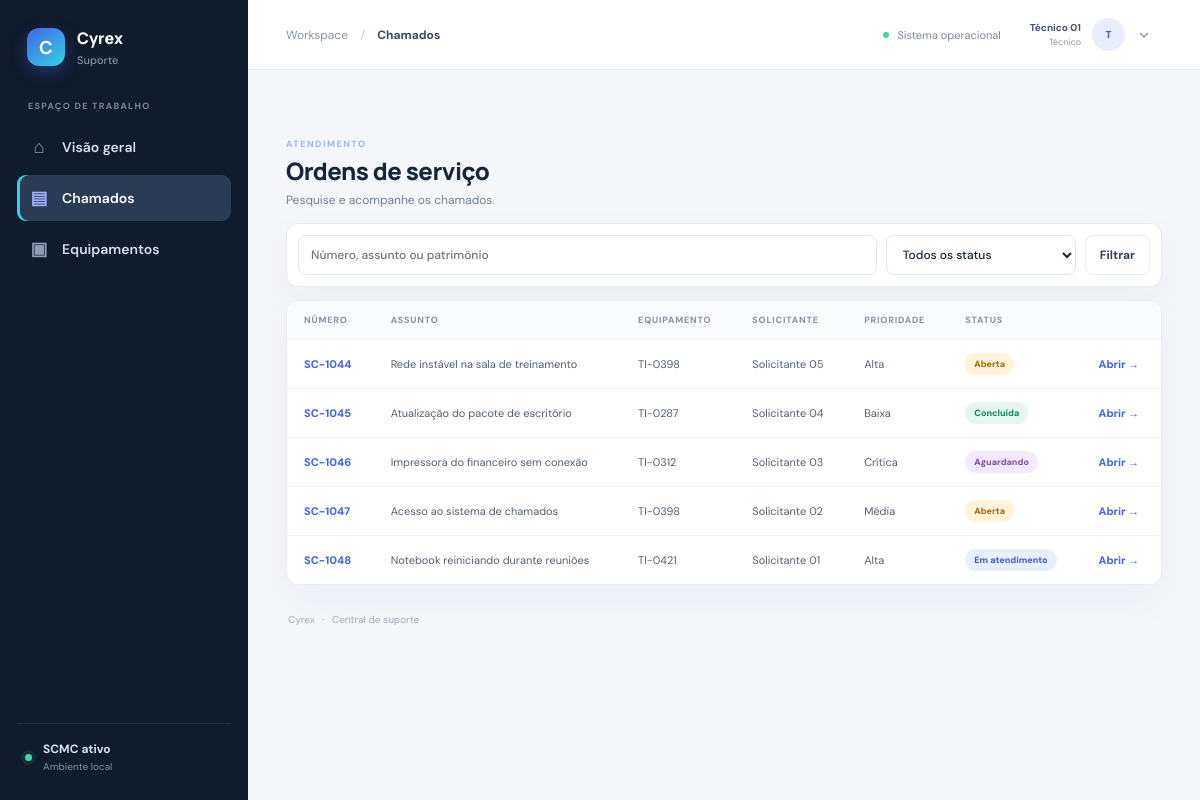
Page /orders (signed in) on the committed database.
### tables this page shows
CREATE TABLE users (
  id INTEGER PRIMARY KEY AUTOINCREMENT,
  name TEXT NOT NULL,
  email TEXT NOT NULL UNIQUE,
  password_hash TEXT NOT NULL DEFAULT '',
  job_title TEXT NOT NULL DEFAULT '',
  sector TEXT NOT NULL DEFAULT '',
  phone TEXT NOT NULL DEFAULT '',
  extension TEXT NOT NULL DEFAULT '',
  role TEXT NOT NULL CHECK(role IN ('Administrador','Técnico','Solicitante')),
  active INTEGER NOT NULL DEFAULT 1 CHECK(active IN (0,1)),
  created_at TEXT NOT NULL DEFAULT CURRENT_TIMESTAMP
);

CREATE TABLE service_orders (
  id INTEGER PRIMARY KEY AUTOINCREMENT,
  number TEXT NOT NULL UNIQUE,
  title TEXT NOT NULL,
  description TEXT NOT NULL,
  priority TEXT NOT NULL DEFAULT 'Média' CHECK(priority IN ('Baixa','Média','Alta','Crítica')),
  status TEXT NOT NULL DEFAULT 'Aberta' CHECK(status IN ('Aberta','Em atendimento','Aguardando','Concluída','Cancelada')),
  opened_at TEXT NOT NULL,
  updated_at TEXT NOT NULL,
  closed_at TEXT,
  solution TEXT NOT NULL DEFAULT '',
  requester_id INTEGER NOT NULL REFERENCES users(id) ON DELETE RESTRICT,
  technician_id INTEGER REFERENCES users(id) ON DELETE RESTRICT,
  equipment_id INTEGER NOT NULL REFERENCES equipment(id) ON DELETE RESTRICT
);

CREATE TABLE equipment (
  id INTEGER PRIMARY KEY AUTOINCREMENT,
  asset_tag TEXT NOT NULL UNIQUE,
  category TEXT NOT NULL,
  brand TEXT NOT NULL DEFAULT '',
  model TEXT NOT NULL DEFAULT '',
  serial TEXT NOT NULL DEFAULT '',
  description TEXT NOT NULL DEFAULT '',
  location TEXT NOT NULL DEFAULT '',
  status TEXT NOT NULL DEFAULT 'Ativo' CHECK(status IN ('Ativo','Em manutenção','Inativo')),
  created_at TEXT NOT NULL DEFAULT CURRENT_TIMESTAMP
);

### app.py (the view)
@app.route("/orders")
def orders():
    db=get_db(); q=request.args.get("q","").strip(); status=request.args.get("status","")
    sql="""SELECT o.*,e.asset_tag,u.name requester, t.name technician FROM service_orders o
      JOIN equipment e ON e.id=o.equipment_id JOIN users u ON u.id=o.requester_id
      LEFT JOIN users t ON t.id=o.technician_id WHERE 1=1"""
    args=[]
    if g.user["role"] == "Solicitante":
        sql += " AND o.requester_id=?"
        args.append(g.user["id"])
    if q: sql+=" AND (o.number LIKE ? OR o.title LIKE ? OR e.asset_tag LIKE ?)"; args += [f"%{q}%"]*3
    if status: sql+=" AND o.status=?"; args.append(status)
    sql+=" ORDER BY o.id DESC"
    rows=db.execute(sql,args).fetchall()
    return render_template("orders.html",rows=rows,q=q,status=status,statuses=["Aberta","Em atendimento","Aguardando","Concluída","Cancelada"])

### app.py (called while the page is built)
def get_db():
    if "db" not in g:
        g.db = sqlite3.connect(DATABASE)
        g.db.row_factory = sqlite3.Row
        g.db.execute("PRAGMA foreign_keys = ON")
    return g.db

@app.context_processor
def inject_current_user():
    appearance = dict(DEFAULT_APPEARANCE)
    if g.user:
        appearance.update(dict(get_db().execute("SELECT key,value FROM appearance_settings")))
    return {"current_user": g.user, "appearance": appearance}

### templates/orders.html
{% extends 'base.html' %}{% block title %}Chamados | Cyrex{% endblock %}{% block section %}Chamados{% endblock %}{% block content %}<div class="section-head"><div><span class="eyebrow">ATENDIMENTO</span><h1>Ordens de serviço</h1><p>Pesquise e acompanhe os chamados.</p></div>{% if current_user.role != 'Técnico' %}<a class="btn primary" href="{{ url_for('order_new') }}">＋ Abrir chamado</a>{% endif %}</div><form class="filter card" method="get"><input name="q" placeholder="Número, assunto ou patrimônio" value="{{ q }}"><select name="status"><option value="">Todos os status</option>{% for st in statuses %}<option {{ 'selected' if status==st }}>{{ st }}</option>{% endfor %}</select><button class="btn">Filtrar</button></form><div class="card table-wrap"><table><thead><tr><th>Número</th><th>Assunto</th><th>Equipamento</th><th>Solicitante</th><th>Prioridade</th><th>Status</th><th></th></tr></thead><tbody>{% for r in rows %}<tr><td><a class="link" href="{{ url_for('order_detail',item_id=r.id) }}">{{ r.number }}</a></td><td>{{ r.title }}</td><td>{{ r.asset_tag }}</td><td>{{ r.requester }}</td><td>{{ r.priority }}</td><td><span class="badge {{ r.status|lower|replace(' ','-') }}">{{ r.status }}</span></td><td><a class="text-link" href="{{ url_for('order_detail',item_id=r.id) }}">Abrir →</a></td></tr>{% else %}<tr><td colspan="7" class="empty">Nenhuma ordem encontrada.</td></tr>{% endfor %}</tbody></table></div>{% endblock %}

### templates/base.html (shortened to what this page needs)
<!doctype html>
<html lang="pt-br">
<head>
  <link rel="stylesheet" href="{{ url_for('static',filename='style.css') }}">
</head>
<body style="--blue:{{ appearance.primary }};--accent:{{ appearance.accent }};--paper:{{ appearance.background }};--sidebar:{{ appearance.sidebar }};--sidebar-text:{{ appearance.sidebar_text }};--surface:{{ appearance.surface }};--ink:{{ appearance.text }};--muted:{{ appearance.muted }};--line:{{ appearance.border }};--green:{{ appearance.success }};--warning:{{ appearance.warning }};--danger:{{ appearance.danger }}">
<div class="app-shell">
  <aside class="sidebar">
    <a class="brand" href="{{ url_for('index') }}"><span class="brand-mark">{% if appearance.logo %}<img src="{{ url_for('static',filename='uploads/'+appearance.logo) }}" alt="Logo Cyrex">{% else %}C{% endif %}</span><span>Cyrex<small>Suporte</small></span></a>
    <div class="side-label">ESPAÇO DE TRABALHO</div>
    <nav class="side-nav">
      <a class="{% if request.endpoint == 'index' %}active{% endif %}" href="{{ url_for('index') }}"><span class="nav-icon">⌂</span> Visão geral</a>
      <a class="{% if request.endpoint in ['orders','order_new','order_edit','order_detail','order_close'] %}active{% endif %}" href="{{ url_for('orders') }}"><span class="nav-icon">▤</span> Chamados</a>
      <a class="{% if request.endpoint in ['equipment','equipment_new','equipment_edit'] %}active{% endif %}" href="{{ url_for('equipment') }}"><span class="nav-icon">▣</span> Equipamentos</a>
    </nav>
    <div class="sidebar-bottom"><div class="status-dot"></div><div><strong>SCMC ativo</strong><small>Ambiente local</small></div></div>
  </aside>
  <main class="main-area">
    <header class="topbar"><div class="crumb">Workspace <span>/</span> <strong>{% block section %}Início{% endblock %}</strong></div><div class="top-actions"><span class="online"><i></i> Sistema operacional</span><details class="account-menu">
        <summary class="account-trigger" aria-label="Abrir menu da conta" aria-expanded="false" aria-controls="account-panel">
          <span class="account-label"><strong>{{ current_user.name }}</strong><small>{{ current_user.role }}</small></span>
          <span class="avatar" aria-hidden="true">{{ current_user.name[0]|upper }}</span>
          <svg class="account-chevron" width="16" height="16" viewBox="0 0 24 24" fill="none" stroke="currentColor" stroke-width="2" aria-hidden="true"><path d="m6 9 6 6 6-6"/></svg>
        </summary>
      </details></div></header>
    <div class="page-content">
      {% block content %}{% endblock %}
      <footer class="footer">Cyrex <span>·</span> Central de suporte</footer>
    </div>
  </main>
</div>
</body></html>

### rows in the picture
users: name "Técnico 01", role "Técnico", name "T"
service_orders: number "SC-1044", title "Rede instável na sala de treinamento", asset_tag "TI-0398", requester "Solicitante 05", priority "Alta", status "Aberta"
service_orders: number "SC-1045", title "Atualização do pacote de escritório", asset_tag "TI-0287", requester "Solicitante 04", priority "Baixa", status "Concluída"
service_orders: number "SC-1046", title "Impressora do financeiro sem conexão", asset_tag "TI-0312", requester "Solicitante 03", priority "Crítica", status "Aguardando"
service_orders: number "SC-1047", title "Acesso ao sistema de chamados", asset_tag "TI-0398", requester "Solicitante 02", priority "Média", status "Aberta"
service_orders: number "SC-1048", title "Notebook reiniciando durante reuniões", asset_tag "TI-0421", requester "Solicitante 01", priority "Alta", status "Em atendimento"
